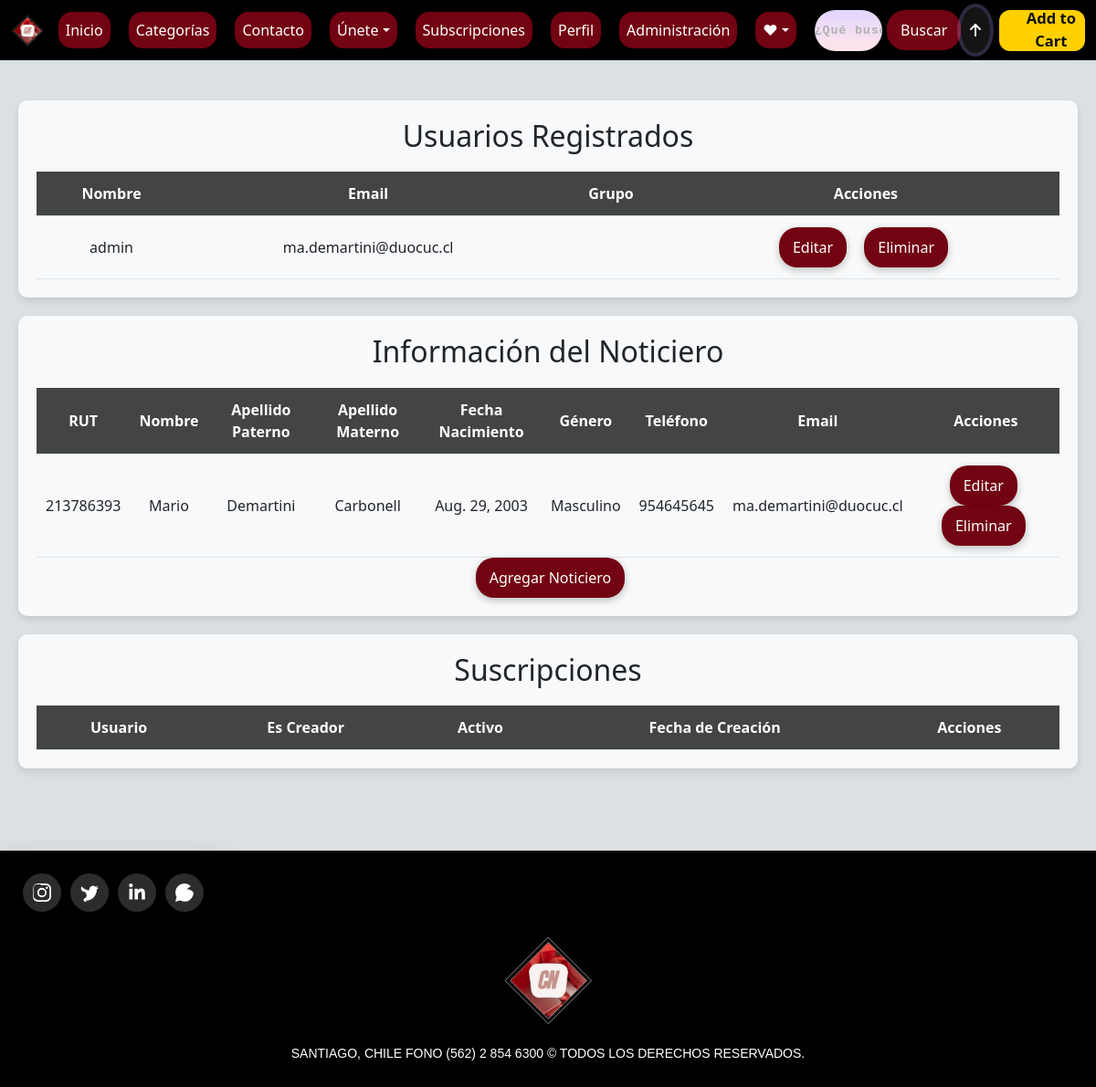
The page /crud/ (signed in) on the database as committed earlier.
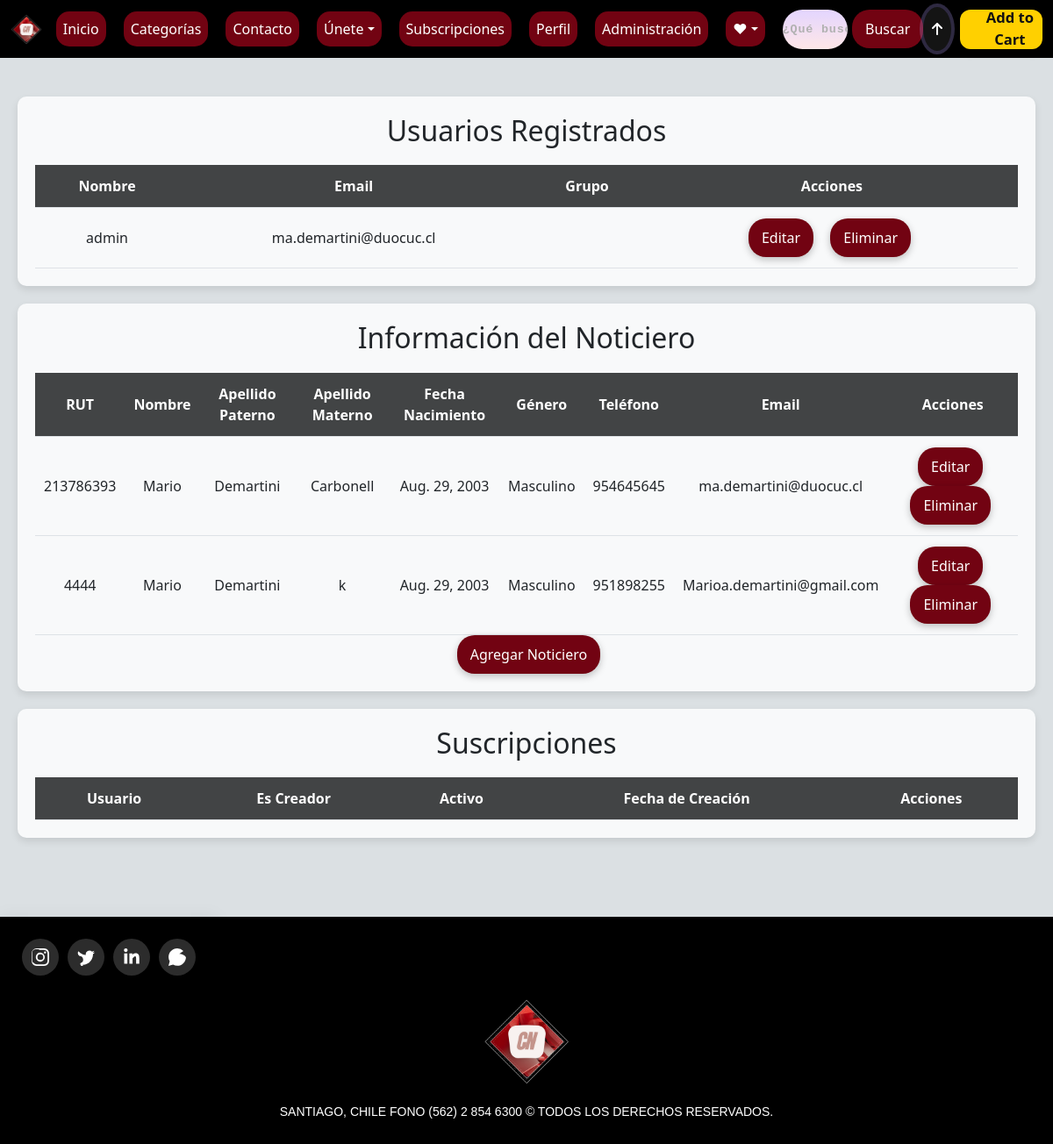
The same page on the database as committed later.
### noticiero/models.py (models this page shows, shortened)
class Noticiero(models.Model):
    rut = models.CharField(primary_key=True, max_length=10)
    nombre = models.CharField(max_length=20)
    apellido_paterno = models.CharField(max_length=20)
    apellido_materno = models.CharField(max_length=20)
    fecha_nacimiento = models.DateField(blank=False, null=False)
    id_genero = models.ForeignKey(Genero, on_delete=models.CASCADE, db_column='idGenero')
    telefono = models.CharField(max_length=45)
    email = models.EmailField(unique=True, max_length=100, blank=True, null=True)
    direccion = models.CharField(max_length=50, blank=True, null=True)
    activo = models.IntegerField()
    class Meta:
        ordering = ['rut']

class Genero(models.Model):
    id_genero = models.AutoField(db_column='idGenero', primary_key=True)
    genero = models.CharField(max_length=20, blank=False, null=False)

### noticiero/views.py (the view)
# urls.py: path('crud/', views.crud, name='crud'),
@staff_member_required
def crud(request):
    users = User.objects.all()
    noticieros = Noticiero.objects.all()
    subscriptions = Subscription.objects.all()
    context = {
        'users': users,
        'noticieros': noticieros,
        'subscriptions': subscriptions
    }
    return render(request, 'noticiero/VistaAdmin/Crud/crud.html',context)

### noticiero/templates/noticiero/VistaAdmin/Crud/crud.html (shortened to what the changed rows need)
{% load static %}
<!DOCTYPE html>
<html lang="es">
<head>
    {% load bootstrap5 %}
    {% bootstrap_css %}
    <link rel="stylesheet" href="{% static 'css/styles.css' %}">
    <link rel="stylesheet" href="{% static 'css/stylesIncludes.css' %}">
    <link rel="stylesheet" href="{% static 'css/stylesVistas.css' %}">
    <link rel="stylesheet" href="{% static 'css/stylesIcon.css' %}">
    <link rel="stylesheet" href="{% static 'css/stylesCrud.css' %}">
</head>
<body style="background-color: #DBE0E3;">
    <div class="container mt-4">
        <div class="cardCrud-1">
            <h2 class="card-title">Usuarios Registrados</h2>
            <div class="table-responsive">
                <table class="crud-table">
                    <thead>
                        <tr>
                            <th>Nombre</th>
                            <th>Email</th>
                            <th>Grupo</th>
                            <th>Acciones</th>
                        </tr>
                    </thead>
                    <tbody>
                        {% for user in users %}
                        <tr>
                            <td>{{ user.username }}</td>
                            <td>{{ user.email }}</td>
                            <td>
                            </td>
                            <td>
                                <a href="{% url 'user_edit' user.pk %}" class="custom-btn btn search-button">Editar</a>
                                <a href="{% url 'user_delete' user.pk %}" class="custom-btn btn search-button">Eliminar</a>
                            </td>
                        </tr>
                        {% endfor %}
                    </tbody>
                </table>
            </div>
        </div>
        <div class="cardCrud-1">
            <h2 class="card-title">Información del Noticiero</h2>
            <div class="table-responsive">
                <table class="crud-table">
                    <thead>
                        <tr>
                            <th>RUT</th>
                            <th>Nombre</th>
                            <th>Apellido Paterno</th>
                            <th>Apellido Materno</th>
                            <th>Fecha Nacimiento</th>
                            <th>Género</th>
                            <th>Teléfono</th>
                            <th>Email</th>
                            <th>Acciones</th>
                        </tr>
                    </thead>
                    <tbody>
                        {% for noticiero in noticieros %}
                        <tr>
                            <td>{{ noticiero.rut }}</td>
                            <td>{{ noticiero.nombre }}</td>
                            <td>{{ noticiero.apellido_paterno }}</td>
                            <td>{{ noticiero.apellido_materno }}</td>
                            <td>{{ noticiero.fecha_nacimiento }}</td>
                            <td>{{ noticiero.id_genero.genero }}</td>
                            <td>{{ noticiero.telefono }}</td>
                            <td>{{ noticiero.email }}</td>
                            <td>
                                <a href="{% url 'noticiero_edit' noticiero.rut %}" class="custom-btn btn search-button">Editar</a>
                                <a href="{% url 'noticiero_delete' noticiero.rut %}" class="custom-btn btn search-button">Eliminar</a>
                            </td>
                        </tr>
                        {% endfor %}
                    </tbody>
                </table>
            </div>
        </div>
        <div class="cardCrud-1">
            <h2 class="card-title">Suscripciones</h2>
            <div class="table-responsive">
                <table class="crud-table">
                    <thead>
                        <tr>
                            <th>Usuario</th>
                            <th>Es Creador</th>
                            <th>Activo</th>
                            <th>Fecha de Creación</th>
                            <th>Acciones</th>
                        </tr>
                    </thead>
                </table>
            </div>
        </div>
    </div>
</body>
</html>

Rows that differ between the two databases and show on the page:
added Noticiero: rut "4444", nombre "Mario", apellido_paterno "Demartini", apellido_materno "k", fecha_nacimiento "Aug. 29, 2003", id_genero.genero "Masculino", telefono "951898255", email "Marioa.demartini@gmail.com"
